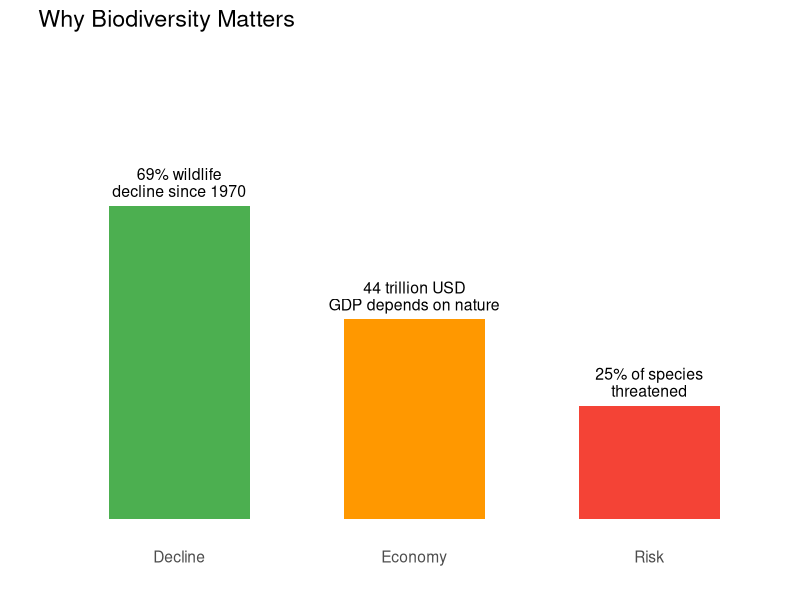
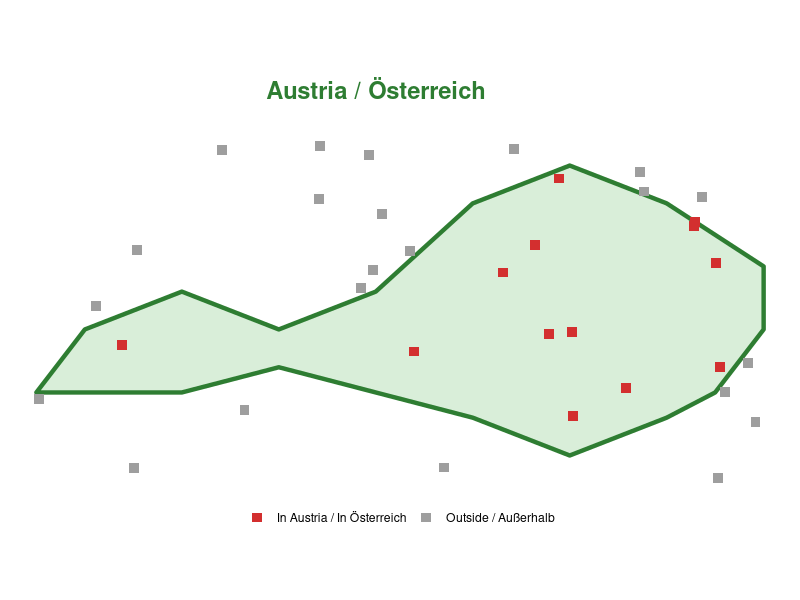
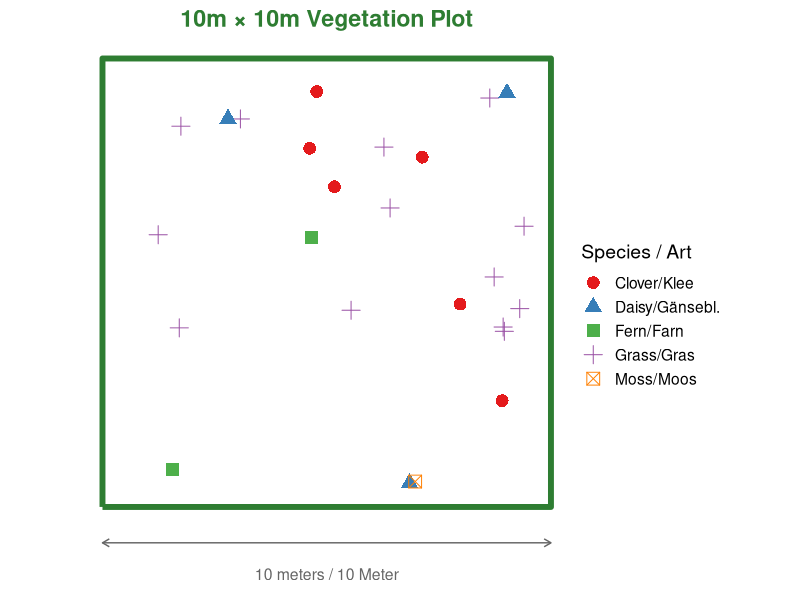
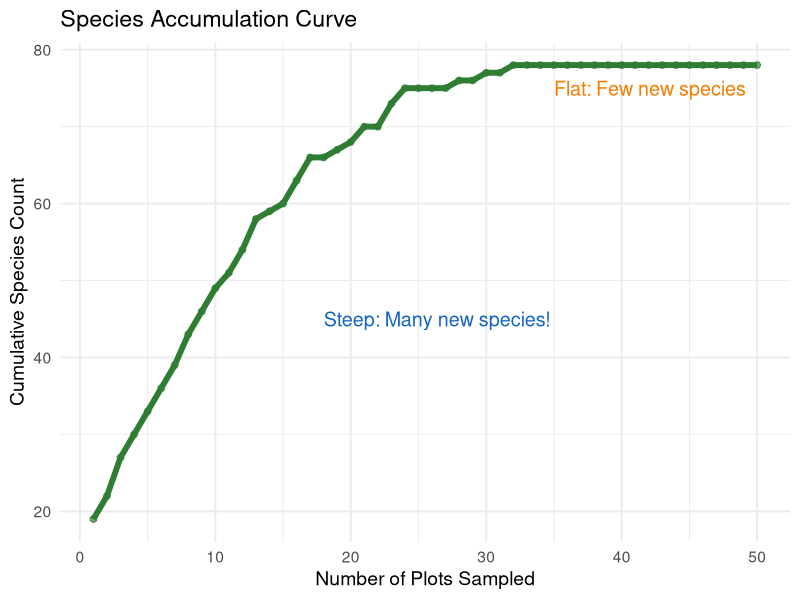
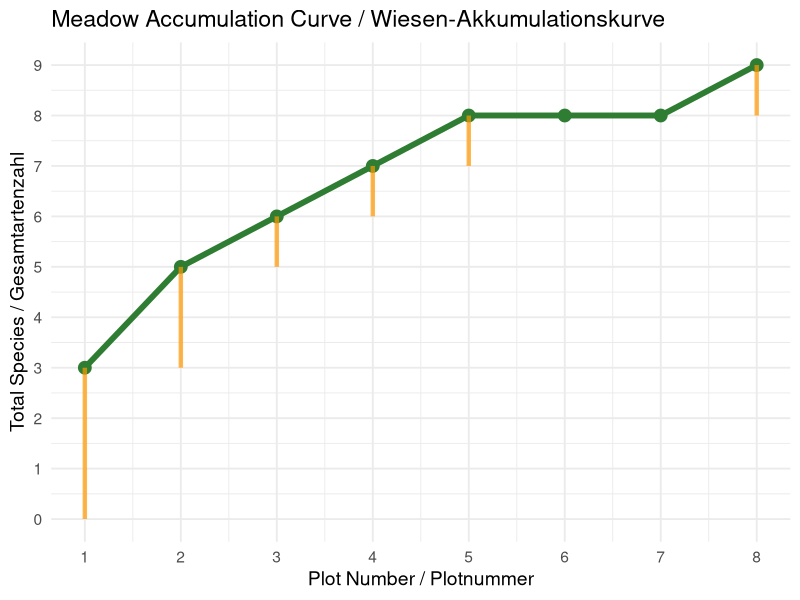
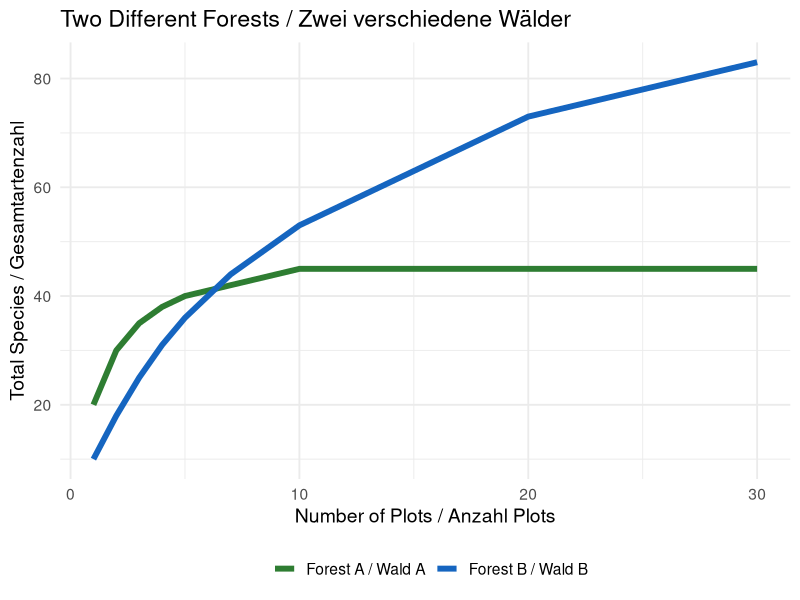
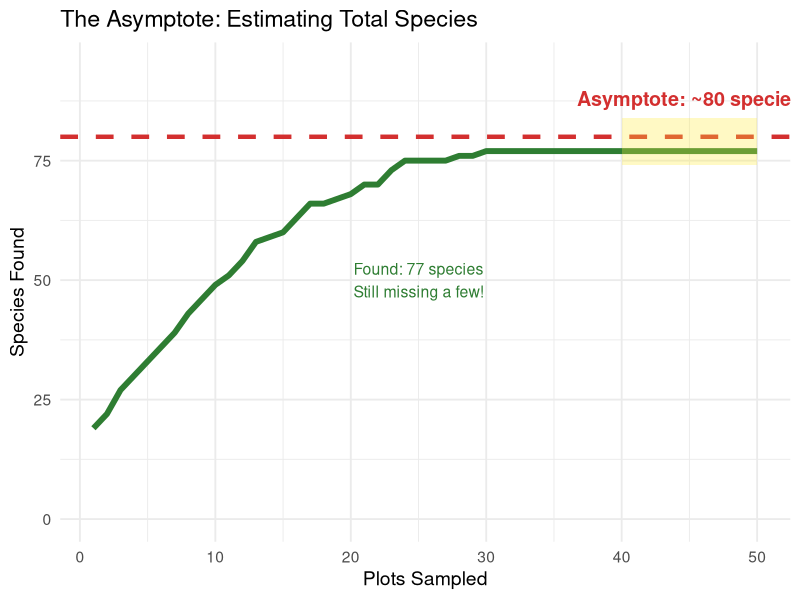
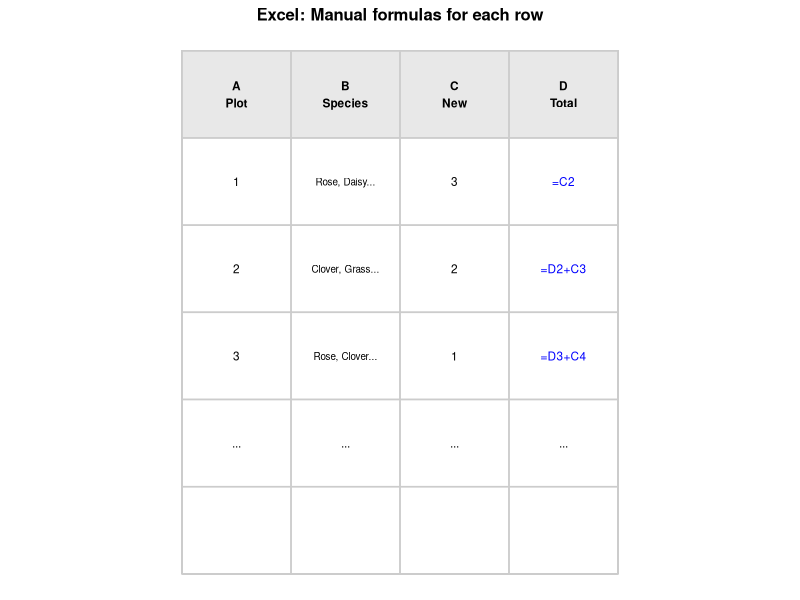

Here is the R script that generated these plots, in order:
## ---- chunk 1
knitr::opts_chunk$set(echo = FALSE, message = FALSE, warning = FALSE, fig.width = 9, fig.height = 5)
library(tidyverse)
library(knitr)
## ---- chunk 2
facts <- data.frame(
  category = c("Economy", "Decline", "Risk"),
  value = c(44, 69, 25),
  label_en = c("44 trillion USD\nGDP depends on nature", "69% wildlife\ndecline since 1970", "25% of species\nthreatened"),
  label_de = c("44 Billionen USD\nBIP hängt von Natur ab", "69% Wildtier-\nrückgang seit 1970", "25% der Arten\nbedroht")
)

ggplot(facts, aes(x = category, y = value, fill = category)) +
  geom_col(width = 0.6) +
  geom_text(aes(label = label_en), vjust = -0.3, size = 4, lineheight = 0.9) +
  scale_fill_manual(values = c("#4CAF50", "#FF9800", "#F44336")) +
  labs(title = "Why Biodiversity Matters", y = "", x = "") +
  theme_minimal(base_size = 14) +
  theme(legend.position = "none",
        axis.text.y = element_blank(),
        panel.grid = element_blank()) +
  ylim(0, 100)
## ---- chunk 3
set.seed(42)

# Simplified Austria outline (approximate polygon)
austria <- data.frame(
  x = c(9.5, 10, 11, 12, 13, 14, 15, 16, 17, 17, 16.5, 16, 15, 14, 13, 12, 11, 10, 9.5),
  y = c(47, 47.5, 47.8, 47.5, 47.8, 48.5, 48.8, 48.5, 48, 47.5, 47, 46.8, 46.5, 46.8, 47, 47.2, 47, 47, 47)
)

# Point-in-polygon test (ray casting algorithm)
point_in_polygon <- function(px, py, poly_x, poly_y) {
  n <- length(poly_x)
  inside <- FALSE
  j <- n
  for (i in 1:n) {
    if (((poly_y[i] > py) != (poly_y[j] > py)) &&
        (px < (poly_x[j] - poly_x[i]) * (py - poly_y[i]) / (poly_y[j] - poly_y[i]) + poly_x[i])) {
      inside <- !inside
    }
    j <- i
  }
  inside
}

# Sample plot locations
samples <- data.frame(
  x = runif(35, 9.5, 17),
  y = runif(35, 46.3, 49)
)

# Check which points are inside Austria
samples$inside <- mapply(point_in_polygon, samples$x, samples$y,
                         MoreArgs = list(poly_x = austria$x, poly_y = austria$y))
samples$location <- ifelse(samples$inside, "Inside Austria", "Outside Austria")

ggplot() +
  geom_polygon(data = austria, aes(x, y), fill = "#C8E6C9", color = "#2E7D32", linewidth = 1.5, alpha = 0.7) +
  geom_point(data = samples, aes(x, y, color = location), size = 3, shape = 15) +
  scale_color_manual(values = c("Inside Austria" = "#D32F2F", "Outside Austria" = "#9E9E9E"),
                     labels = c("Inside Austria" = "In Austria / In Österreich",
                                "Outside Austria" = "Outside / Außerhalb")) +
  annotate("text", x = 13, y = 49.4, label = "Austria / Österreich", size = 6, fontface = "bold", color = "#2E7D32") +
  labs(color = NULL) +
  theme_void() +
  theme(legend.position = "bottom") +
  coord_fixed(ratio = 1.3)
## ---- chunk 4
# Create a 10x10m plot visualization
plot_area <- data.frame(
  x = c(0, 10, 10, 0, 0),
  y = c(0, 0, 10, 10, 0)
)

set.seed(42)
plants <- data.frame(
  x = runif(25, 0.5, 9.5),
  y = runif(25, 0.5, 9.5),
  species = sample(c("Grass/Gras", "Clover/Klee", "Daisy/Gänsebl.", "Moss/Moos", "Fern/Farn"), 25,
                   replace = TRUE, prob = c(0.4, 0.2, 0.2, 0.1, 0.1))
)

ggplot() +
  geom_path(data = plot_area, aes(x, y), linewidth = 2, color = "#2E7D32") +
  geom_point(data = plants, aes(x, y, color = species, shape = species), size = 4) +
  annotate("segment", x = 0, xend = 10, y = -0.8, yend = -0.8,
           arrow = arrow(ends = "both", length = unit(0.2, "cm")), color = "#666666") +
  annotate("text", x = 5, y = -1.5, label = "10 meters / 10 Meter", size = 4, color = "#666666") +
  scale_color_brewer(palette = "Set1") +
  labs(title = "10m × 10m Vegetation Plot",
       color = "Species / Art", shape = "Species / Art") +
  theme_void(base_size = 14) +
  theme(legend.position = "right",
        plot.title = element_text(hjust = 0.5, face = "bold", color = "#2E7D32")) +
  coord_fixed()
## ---- chunk 5
set.seed(42)
n_plots <- 50
species_pool <- 80

# Simulate accumulation
accumulation <- data.frame(plots = 1:n_plots, species = 0)
current <- 15
for(i in 1:n_plots) {
  prob_new <- (species_pool - current) / species_pool
  current <- current + rbinom(1, 6, prob_new)
  accumulation$species[i] <- min(current, species_pool - 2)
}

ggplot(accumulation, aes(x = plots, y = species)) +
  geom_line(color = "#2E7D32", linewidth = 2) +
  geom_point(color = "#2E7D32", size = 2, alpha = 0.7) +
  annotate("text", x = 18, y = 45, label = "Steep: Many new species!",
           color = "#1565C0", size = 5, hjust = 0) +
  annotate("text", x = 35, y = 75, label = "Flat: Few new species",
           color = "#F57C00", size = 5, hjust = 0) +
  labs(title = "Species Accumulation Curve",
       x = "Number of Plots Sampled",
       y = "Cumulative Species Count") +
  theme_minimal(base_size = 14)
## ---- chunk 6
build_example <- data.frame(
  Plot = 1:8,
  `Species Found` = c("Daisy, Clover, Grass",
                      "Buttercup, Dandelion, Grass",
                      "Daisy, Thistle, Clover",
                      "Grass, Plantain, Daisy",
                      "Clover, Buttercup, Yarrow",
                      "Daisy, Grass, Clover",
                      "Dandelion, Plantain, Grass",
                      "Clover, Daisy, Sorrel"),
  `New Species` = c(3, 2, 1, 1, 1, 0, 0, 1),
  `Cumulative Total` = c(3, 5, 6, 7, 8, 8, 8, 9)
)

kable(build_example, align = "clcc")
## ---- chunk 7
build_example_de <- data.frame(
  Plot = 1:8,
  `Gefundene Arten` = c("Gänseblümchen, Klee, Gras",
                        "Butterblume, Löwenzahn, Gras",
                        "Gänseblümchen, Distel, Klee",
                        "Gras, Spitzwegerich, Gänseblümchen",
                        "Klee, Butterblume, Schafgarbe",
                        "Gänseblümchen, Gras, Klee",
                        "Löwenzahn, Spitzwegerich, Gras",
                        "Klee, Gänseblümchen, Sauerampfer"),
  `Neue Arten` = c(3, 2, 1, 1, 1, 0, 0, 1),
  `Kumulativ` = c(3, 5, 6, 7, 8, 8, 8, 9)
)

kable(build_example_de, align = "clcc")
## ---- chunk 8
example_data <- data.frame(
  plot = 1:8,
  cumulative = c(3, 5, 6, 7, 8, 8, 8, 9)
)

ggplot(example_data, aes(x = plot, y = cumulative)) +
  geom_line(color = "#2E7D32", linewidth = 2) +
  geom_point(color = "#2E7D32", size = 4) +
  geom_segment(aes(x = plot, xend = plot, y = lag(cumulative, default = 0), yend = cumulative),
               color = "#FF9800", linewidth = 1.5, alpha = 0.7) +
  labs(title = "Meadow Accumulation Curve / Wiesen-Akkumulationskurve",
       x = "Plot Number / Plotnummer",
       y = "Total Species / Gesamtartenzahl") +
  theme_minimal(base_size = 14) +
  scale_x_continuous(breaks = 1:8) +
  scale_y_continuous(breaks = 0:10)
## ---- chunk 9
curves <- data.frame(
  plots = rep(1:30, 2),
  species = c(
    cumsum(c(20, 10, 5, 3, 2, rep(1, 5), rep(0, 20))),
    cumsum(c(10, 8, 7, 6, 5, 4, 4, 3, 3, 3, rep(2, 10), rep(1, 10)))
  ),
  curve = rep(c("Forest A / Wald A", "Forest B / Wald B"), each = 30)
)

ggplot(curves, aes(x = plots, y = species, color = curve)) +
  geom_line(linewidth = 2) +
  scale_color_manual(values = c("Forest A / Wald A" = "#2E7D32", "Forest B / Wald B" = "#1565C0")) +
  labs(title = "Two Different Forests / Zwei verschiedene Wälder",
       x = "Number of Plots / Anzahl Plots",
       y = "Total Species / Gesamtartenzahl",
       color = "") +
  theme_minimal(base_size = 14) +
  theme(legend.position = "bottom")
## ---- chunk 10
set.seed(42)
n_plots <- 50
species_pool <- 80

accumulation <- data.frame(plots = 1:n_plots, species = 0)
current <- 15
for(i in 1:n_plots) {
  prob_new <- (species_pool - current) / species_pool
  current <- current + rbinom(1, 6, prob_new)
  accumulation$species[i] <- min(current, species_pool - 3)
}

final_species <- max(accumulation$species)

ggplot(accumulation, aes(x = plots, y = species)) +
  geom_line(color = "#2E7D32", linewidth = 2) +
  geom_hline(yintercept = species_pool, linetype = "dashed", color = "#D32F2F", linewidth = 1.5) +
  annotate("rect", xmin = 40, xmax = 50, ymin = species_pool - 6, ymax = species_pool + 4,
           fill = "#FFEB3B", alpha = 0.3) +
  annotate("text", x = 45, y = species_pool + 8,
           label = paste0("Asymptote: ~", species_pool, " species"),
           color = "#D32F2F", size = 5, fontface = "bold") +
  annotate("text", x = 25, y = 50,
           label = paste0("Found: ", final_species, " species\nStill missing a few!"),
           size = 4, color = "#2E7D32") +
  labs(title = "The Asymptote: Estimating Total Species",
       x = "Plots Sampled",
       y = "Species Found") +
  theme_minimal(base_size = 14) +
  ylim(0, species_pool + 15)
## ---- chunk 11
# Simulating what you'd do in Excel
excel_data <- data.frame(
  A = c("Plot", 1, 2, 3, 4, 5),
  B = c("Species Found", "Rose, Daisy, Grass", "Clover, Grass, Fern", "Rose, Clover, Moss", "Daisy, Fern, Lily", "Grass, Rose, Daisy"),
  C = c("New Species", 3, 2, 1, 1, 0),
  D = c("Cumulative", 3, 5, 6, 7, 7)
)

# Make it look like Excel
library(ggplot2)
ggplot() +
  annotate("rect", xmin = 0, xmax = 4, ymin = 0, ymax = 6, fill = "white", color = "gray70") +
  # Column headers (gray background)
  annotate("rect", xmin = 0, xmax = 1, ymin = 5, ymax = 6, fill = "#E8E8E8") +
  annotate("rect", xmin = 1, xmax = 2, ymin = 5, ymax = 6, fill = "#E8E8E8") +
  annotate("rect", xmin = 2, xmax = 3, ymin = 5, ymax = 6, fill = "#E8E8E8") +
  annotate("rect", xmin = 3, xmax = 4, ymin = 5, ymax = 6, fill = "#E8E8E8") +
  # Grid lines

  annotate("segment", x = rep(0:4, each = 2), xend = rep(0:4, each = 2),
           y = rep(c(0, 6), 5), yend = rep(c(6, 0), 5), color = "gray80") +
  annotate("segment", x = rep(c(0, 4), 7), xend = rep(c(4, 0), 7),
           y = rep(0:6, each = 2), yend = rep(0:6, each = 2), color = "gray80") +
  # Headers
  annotate("text", x = 0.5, y = 5.5, label = "A\nPlot", size = 3, fontface = "bold") +
  annotate("text", x = 1.5, y = 5.5, label = "B\nSpecies", size = 3, fontface = "bold") +
  annotate("text", x = 2.5, y = 5.5, label = "C\nNew", size = 3, fontface = "bold") +
  annotate("text", x = 3.5, y = 5.5, label = "D\nTotal", size = 3, fontface = "bold") +
  # Data rows
  annotate("text", x = 0.5, y = 4.5, label = "1", size = 3) +
  annotate("text", x = 1.5, y = 4.5, label = "Rose, Daisy...", size = 2.5) +
  annotate("text", x = 2.5, y = 4.5, label = "3", size = 3) +
  annotate("text", x = 3.5, y = 4.5, label = "=C2", size = 3, color = "blue") +

  annotate("text", x = 0.5, y = 3.5, label = "2", size = 3) +
  annotate("text", x = 1.5, y = 3.5, label = "Clover, Grass...", size = 2.5) +
  annotate("text", x = 2.5, y = 3.5, label = "2", size = 3) +
  annotate("text", x = 3.5, y = 3.5, label = "=D2+C3", size = 3, color = "blue") +

  annotate("text", x = 0.5, y = 2.5, label = "3", size = 3) +
  annotate("text", x = 1.5, y = 2.5, label = "Rose, Clover...", size = 2.5) +
  annotate("text", x = 2.5, y = 2.5, label = "1", size = 3) +
  annotate("text", x = 3.5, y = 2.5, label = "=D3+C4", size = 3, color = "blue") +

  annotate("text", x = 0.5, y = 1.5, label = "...", size = 3) +
  annotate("text", x = 1.5, y = 1.5, label = "...", size = 3) +
  annotate("text", x = 2.5, y = 1.5, label = "...", size = 3) +
  annotate("text", x = 3.5, y = 1.5, label = "...", size = 3) +

  labs(title = "Excel: Manual formulas for each row") +
  theme_void() +
  theme(plot.title = element_text(hjust = 0.5, size = 12, face = "bold")) +
  coord_fixed(ratio = 0.8)
## ---- chunk 12
preview_data <- data.frame(
  plots = rep(1:30, 2),
  species = c(
    cumsum(c(30, 15, 10, 8, 6, 5, 4, 3, 3, 2, rep(2, 10), rep(1, 10))),
    cumsum(c(5, 4, 4, 3, 3, 3, 3, 2, 2, 2, rep(2, 10), rep(1, 10)))
  ),
  type = rep(c("Native / Heimisch", "Alien / Neophyten"), each = 30)
)

ggplot(preview_data, aes(x = plots, y = species, color = type)) +
  geom_line(linewidth = 2) +
  scale_color_manual(values = c("Native / Heimisch" = "#2E7D32", "Alien / Neophyten" = "#D32F2F")) +
  labs(title = "What Might We Find? / Was könnten wir finden?",
       x = "Plots Sampled / Untersuchte Plots",
       y = "Species Found / Gefundene Arten",
       color = "") +
  theme_minimal(base_size = 14) +
  theme(legend.position = "bottom")
